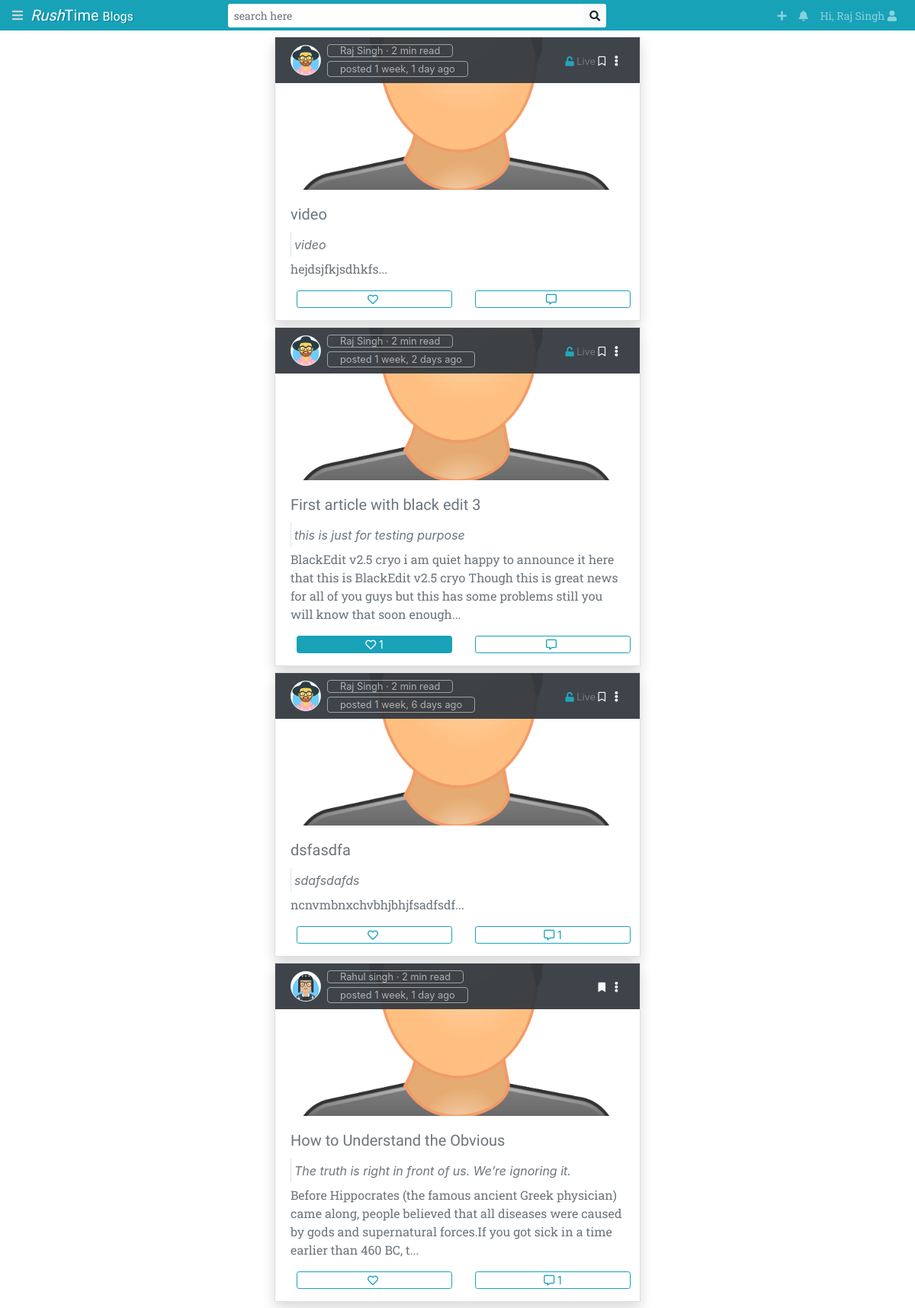
The page / (signed in) on the database its author committed.
### post/models.py (models this page shows, shortened)
class Post(models.Model):
    POST_VISIBILITY_CHOICE = (
        ('1','Public'),
        ('2','Only folowers'),
        ('3','Private')
    )
    DEFAULT_TOPIC = 1
    title = models.CharField(max_length=300)
    sub_title = models.CharField(max_length=150, blank=True)
    head_img = cmodels.CloudinaryField('images')
    content = models.TextField()
    created_on = models.DateTimeField(auto_now_add=True)
    updated_on = models.DateTimeField(auto_now=True)
    draft = models.BooleanField(default=False)
    upvote = models.PositiveIntegerField(default=0)
    user = models.ForeignKey(settings.AUTH_USER_MODEL, on_delete=models.CASCADE)
    visibility = models.CharField(max_length=1, choices=POST_VISIBILITY_CHOICE, default='1')
    post_tags = models.CharField(max_length=255, help_text='Tags seperated with a space')
    post_topic= models.CharField(max_length=1, choices=POST_TOPICS, default='0')
    def all_likers(self):
        l = [i.users_id for i in self.likers.all()]
        return l
    def get_comments_count(self) :
        return len(self.comment_set.all())
    def get_short_story(self):
        return strip_tags(self.content)[:200]+'...'

class Comment(models.Model):
    who = models.ForeignKey(settings.AUTH_USER_MODEL, on_delete=models.DO_NOTHING)
    post = models.ForeignKey(Post, on_delete=models.CASCADE)
    content = models.TextField()
    likes = models.PositiveIntegerField(default=0)
    created_on = models.DateTimeField(auto_now_add=True)
    updated_on = models.DateTimeField(auto_now=True)

### blog/views.py (the view)
# urls.py: path('',HomeView.as_view(), name='home'),
class HomeView(LoginRequiredMixin, TemplateView):
    template_name='home.html'
    def get_context_data(self, **kwargs):
        ctx = super().get_context_data(**kwargs)
        following_list = list(self.request.user.userextend.get_following()) + [self.request.user,]
        p = Post.objects.filter(
            Q(user__in=following_list) &
            ~Q(visibility='3') &
            Q(draft=False)
        ).order_by('-created_on')
        ctx['post_list'] = p
        return ctx

### registration/models.py (called while the page is built)
    def get_followers(self):
        return self.follower.all()

    def get_following(self):
        return self.following.all()

    def get_profile_pics(self):
        return self.images.filter(img_type='0').order_by('-datetime')

    def get_bookmarks(self):
        return self.user.bookmarks.values_list('o_id', flat=True)

    def get_avatar_url(self, stat=False):
        v = ''
        if self.gender == 'm':
            v='male'
        else:
            v='female'
        if stat:
            return f'/static/registration/Avatars/{v}/{self.gender}({self.avatar}).svg'
        return f'registration/Avatars/{v}/{self.gender}({self.avatar}).svg'

### templates/home.html (shortened to what this page needs)
{% extends 'base.html' %}
{% block content %}
<div class="container mt-5 px-0">
    <div class="d-flex flex-column">
        {% for i in post_list %}
        <div class="">{% include "post/post_card_v2.html" with post=i %}</div>
        {% endfor %}
    </div>
</div>
{% endblock %}

### templates/blog/navbar.html (shortened to what this page needs)
{% load static %}
<nav class="navbar navbar-expand-lg navbar-dark bg-info font-main py-0 pb-1 pb-lg-0 fixed-top">
    <i class="fas fa-bars" id="left-toggle"></i>
    <a class="navbar-brand font-secondary" href="{% url 'home' %}">
            &nbsp; <i>Rush</i>Time <small>Blogs</small></a>
    <div class="collapse navbar-collapse" id="navbarSupportedContent">
            <div class=" w-md-50 mx-auto">
                <div class="input-group">
                    <input type="search" class="form-control form-control-sm border-0" placeholder="search here" aria-label="search" aria-describedby="search bar" id="search_bar">
                    <div class="input-group-append">
                        <button class="btn btn-light btn-sm border-0" type="button"><i class="fa fa-search"></i></button>
                    </div>
                </div>
            </div>
            <ul class="navbar-nav ml-lg-auto flex-shrink-1 text-sm">
                <li class="nav-item">
                    <a class="nav-link text-center" href="{% url 'registration:post:new' %}" ><span class="d-md-none">New Post </span>  <i class="fa fa-plus" title="New Post"></i></a>
                </li>
                {% if request.user.is_authenticated %}
                <li class="nav-item dropdown">
                    <a class="nav-link dropdown-toggle text-center" href="#" id="notificon" role="button" data-toggle="dropdown" aria-haspopup="true" aria-expanded="false">
                        <span class="d-md-none">Notifications </span> <i class="fa fa-bell"></i>
                    </a>
                </li>
                {% endif %}
                <li class="nav-item dropdown">
                    <a class="nav-link dropdown-toggle text-center" href="#" id="navbarDropdown" role="button" data-toggle="dropdown" aria-haspopup="true" aria-expanded="false">
                    {% if request.user.is_authenticated %}
                       Hi, {{request.user.get_full_name}}
                    {% else %}
                        Login/Signup
                    {% endif %}
                    <i class="fa fa-user"></i>
                    </a>
                </li>
            </ul>
     </div>
</nav>

### templates/post/post_card_v2.html (shortened to what this page needs)
{% load static %}
<div class="card mb-2 post-card-mw shadow mx-lg-auto rounded-0">
        <a href="{% url 'registration:post:detail' pk=post.pk %}" class="text-muted">
        <div class="card-img-top bookmark-img"
        {% if post.head_img %}
            style="background-image: url('{{post.head_img.url}}');"
        {% else %}
            style="background-image: url('/static/registration/imgs/user.png');"
        {% endif %} ></div>
        </a>
        <div class="card-img-overlay bg-dark py-2" style="height:60px;opacity:0.95">
            <small class="card-title d-flex flex-row align-items-center">
                <a id="post_id_{{post.pk}}" href="{% if post.user == request.user %}{% url 'registration:myprofile' %}{% else %}{% url 'registration:userprofile' pk=post.user.pk %}{% endif %}" data-user='{{ post.user.username }}' onmouseover="pop(this)">
                <div class="border bookmark-user-img rounded-circle"
                {% if post.user.userextend.get_profile_pics|length > 0 %}
                    style="background-image: url('{{post.user.userextend.get_profile_pics.first.img.url}}');"
                {% else %}
                    style="background-color:white;background-image: url('{% static post.user.userextend.get_avatar_url %}');"
                {% endif %}
                ></div>
                </a>
                <div class="">
                    <span class="text-white shadow-sm px-3 rounded bg-dark ml-2 border" style="opacity:0.6;">{{post.user.get_full_name}} &middot; 2 min read</span>
                    <span class="text-white shadow-sm px-3 rounded bg-dark ml-2 border d-block mt-1" style="opacity:0.6;">posted {{post.updated_on|timesince}} ago</span>
                </div>
                <div class="ml-auto">
                        {% if request.user == post.user %}
                        <span class='text-muted' id="draft_{{post.pk}}">
                            {% if post.draft %}
                            <i class="fas fa-lock text-muted"></i> Draft
                            {% else %}
                            <i class="fas fa-unlock text-info"></i> Live
                            {% endif %}
                        </span>
                        {% endif %}
                        <a onclick="bookmark({{post.id}})" class="text-light cursor" title="Bookmark" id="bookmark_{{post.pk}}">
                            {% if post.pk in request.user.userextend.get_bookmarks %}
                            <i class="fas fa-bookmark"></i>
                            {% else %}
                            <i class="far fa-bookmark"></i>
                            {% endif %}
                        </a>
                    <div class="dropdown d-inline-block">
                        <a class="text-white dropdown-toggle notificon btn-sm" href="#" role="button" id="dropdownMenuLink" data-toggle="dropdown" aria-haspopup="true" aria-expanded="false">
                            <i class="fas fa-ellipsis-v"></i>
                        </a>
                    </div>
                </div>
            </small>
        </div>
        <div class="card-body pb-0 z-back">
            <a href="{% url 'registration:post:detail' pk=post.pk %}" class="text-muted">
                <h5 class="card-title font-secondary">{{post.title}}</h5>
                <p class="card-text font-italic border-left pl-1 py-1 mb-1">{{post.sub_title}}</p>
                <p class="card-text m-0 font-main">{{post.get_short_story}}</p>
            </a>
            <p class="card-text">
                <div class="text-center">
                    <div class="row">
                        <div class="col-6">
                            <button class="btn btn-sm mx-2 btn-outline-info nofocus py-0 btn-block
                            {% if request.user.id in post.all_likers %} active {% endif %}
                            " id="like_{{post.pk}}" title="Like it" onclick="likeit({{post.pk}})"><i class="far fa-heart" title="Love it"></i>&nbsp;{% if post.upvote > 0 %}{{ post.upvote }}{% endif %}</button>
                        </div>
                        <div class="col-6">
                            <a href="{% url 'registration:post:detail' pk=post.pk %}#comment" class="btn btn-sm mx-2 btn-outline-info nofocus py-0 btn-block" title="Comments"><i class="far fa-comment-alt"></i>&nbsp;{% if post.get_comments_count > 0 %}{{ post.get_comments_count }}{% endif %}</a>
                        </div>
                    </div>
                </div></p>
        </div>
</div>

### static/css/master.css (style rules this page uses)
body,html { overflow-x: hidden;height: 100% }
.dropdown-toggle::after { display: none; }
.bookmark-user-img { width: 40px; height: 40px; background-position: top; background-size: cover; background-repeat: no-repeat; }
.bookmark-img { height:200px; background-position: center; background-size: cover; background-repeat: no-repeat; }
.post-card-mw { width: 100%; }
@media only screen and (min-width:720px) { .post-card-mw { width: 80vw; } }
@media only screen and (min-width:992px) { .post-card-mw { width: 50vw; } }
@media only screen and (min-width:1140px) { .post-card-mw { width: 40vw; } }
@media only screen and (min-width:720px) { .w-md-50 { width:50%; } }
#left-toggle { cursor: pointer;color: lightgray }
.text-sm { font-size: 14px; }
.z-back { z-index: 0; }
a:link { text-decoration: none }
[id*="post_id_"] { cursor: pointer; }
.font-main { font-family: 'Roboto Slab', serif; }
.font-secondary { font-family: 'Vidaloka', serif; }
.navbar-brand { text-shadow:2px 1px rgba(0,0,0,.15); }
.cursor { cursor: pointer; }

### rows shown on the page
Post: user.get_full_name "Raj Singh", updated_on "1 week, 1 day", draft False (drawn), title "video", sub_title "video", get_short_story "hejdsjfkjsdhkfs..."
Post: user.get_full_name "Raj Singh", updated_on "1 week, 2 days", draft False (drawn), title "First article with black edit 3", sub_title "this is just for testing purpose", get_short_story "BlackEdit v2.5 cryo i am quiet happy to announce it here that this is BlackEdit v2.5 cryo Though this is great news for all of you guys but this has some problems still you will know that soon enough...", upvote "1"
Post: user.get_full_name "Raj Singh", updated_on "1 week, 6 days", draft False (drawn), title "dsfasdfa", sub_title "sdafsdafds", get_short_story "ncnvmbnxchvbhjbhjfsadfsdf...", get_comments_count "1"
Post: user.get_full_name "Rahul singh", updated_on "1 week, 1 day", title "How to Understand the Obvious", sub_title "The truth is right in front of us. We’re ignoring it.", get_short_story "Before Hippocrates (the famous ancient Greek physician) came along, people believed that all diseases were caused by gods and supernatural forces.If you got sick in a time earlier than 460 BC, t...", get_comments_count "1"

### other values the page prints
{{ request.user.get_full_name }} "Raj Singh"
